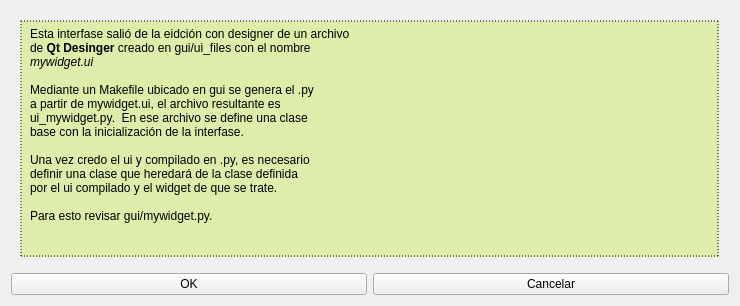
<?xml version="1.0" encoding="UTF-8"?>
<ui version="4.0">
 <class>MyWidget</class>
 <widget class="QWidget" name="MyWidget">
  <property name="geometry">
   <rect>
    <x>0</x>
    <y>0</y>
    <width>740</width>
    <height>300</height>
   </rect>
  </property>
  <property name="windowTitle">
   <string>Form</string>
  </property>
  <layout class="QVBoxLayout" name="verticalLayout">
   <item>
    <widget class="QLabel" name="label">
     <property name="styleSheet">
      <string notr="true">QLabel {
	padding: 5px;
	margin: 10px;
	border: 1px dotted #000;
    background: #dea;
}</string>
     </property>
     <property name="text">
      <string>&lt;!DOCTYPE HTML PUBLIC &quot;-//W3C//DTD HTML 4.0//EN&quot; &quot;http://www.w3.org/TR/REC-html40/strict.dtd&quot;&gt;
&lt;html&gt;&lt;head&gt;&lt;meta name=&quot;qrichtext&quot; content=&quot;1&quot; /&gt;&lt;style type=&quot;text/css&quot;&gt;
p, li { white-space: pre-wrap; }
&lt;/style&gt;&lt;/head&gt;&lt;body style=&quot; font-family:'DejaVu Sans'; font-size:9pt; font-weight:400; font-style:normal;&quot;&gt;
&lt;p style=&quot; margin-top:0px; margin-bottom:0px; margin-left:0px; margin-right:0px; -qt-block-indent:0; text-indent:0px;&quot;&gt;Esta interfase salió de la eidción con designer de un archivo &lt;/p&gt;
&lt;p style=&quot; margin-top:0px; margin-bottom:0px; margin-left:0px; margin-right:0px; -qt-block-indent:0; text-indent:0px;&quot;&gt;de &lt;span style=&quot; font-weight:600;&quot;&gt;Qt Desinger&lt;/span&gt; creado en gui/ui_files con el nombre&lt;/p&gt;
&lt;p style=&quot; margin-top:0px; margin-bottom:0px; margin-left:0px; margin-right:0px; -qt-block-indent:0; text-indent:0px;&quot;&gt;&lt;span style=&quot; font-style:italic;&quot;&gt;mywidget.ui&lt;/span&gt;&lt;/p&gt;
&lt;p style=&quot;-qt-paragraph-type:empty; margin-top:0px; margin-bottom:0px; margin-left:0px; margin-right:0px; -qt-block-indent:0; text-indent:0px;&quot;&gt;&lt;/p&gt;
&lt;p style=&quot; margin-top:0px; margin-bottom:0px; margin-left:0px; margin-right:0px; -qt-block-indent:0; text-indent:0px;&quot;&gt;Mediante un Makefile ubicado en gui se genera el .py&lt;/p&gt;
&lt;p style=&quot; margin-top:0px; margin-bottom:0px; margin-left:0px; margin-right:0px; -qt-block-indent:0; text-indent:0px;&quot;&gt;a partir de mywidget.ui, el archivo resultante es&lt;/p&gt;
&lt;p style=&quot; margin-top:0px; margin-bottom:0px; margin-left:0px; margin-right:0px; -qt-block-indent:0; text-indent:0px;&quot;&gt;ui_mywidget.py.  En ese archivo se define una clase&lt;/p&gt;
&lt;p style=&quot; margin-top:0px; margin-bottom:0px; margin-left:0px; margin-right:0px; -qt-block-indent:0; text-indent:0px;&quot;&gt;base con la inicialización de la interfase.&lt;/p&gt;
&lt;p style=&quot;-qt-paragraph-type:empty; margin-top:0px; margin-bottom:0px; margin-left:0px; margin-right:0px; -qt-block-indent:0; text-indent:0px;&quot;&gt;&lt;/p&gt;
&lt;p style=&quot; margin-top:0px; margin-bottom:0px; margin-left:0px; margin-right:0px; -qt-block-indent:0; text-indent:0px;&quot;&gt;Una vez credo el ui y compilado en .py, es necesario&lt;/p&gt;
&lt;p style=&quot; margin-top:0px; margin-bottom:0px; margin-left:0px; margin-right:0px; -qt-block-indent:0; text-indent:0px;&quot;&gt;definir una clase que heredará de la clase definida&lt;/p&gt;
&lt;p style=&quot; margin-top:0px; margin-bottom:0px; margin-left:0px; margin-right:0px; -qt-block-indent:0; text-indent:0px;&quot;&gt;por el ui compilado y el widget de que se trate.&lt;/p&gt;
&lt;p style=&quot;-qt-paragraph-type:empty; margin-top:0px; margin-bottom:0px; margin-left:0px; margin-right:0px; -qt-block-indent:0; text-indent:0px;&quot;&gt;&lt;/p&gt;
&lt;p style=&quot; margin-top:0px; margin-bottom:0px; margin-left:0px; margin-right:0px; -qt-block-indent:0; text-indent:0px;&quot;&gt;Para esto revisar gui/mywidget.py.&lt;/p&gt;
&lt;p style=&quot; margin-top:0px; margin-bottom:0px; margin-left:0px; margin-right:0px; -qt-block-indent:0; text-indent:0px;&quot;&gt;  &lt;/p&gt;
&lt;p style=&quot;-qt-paragraph-type:empty; margin-top:0px; margin-bottom:0px; margin-left:0px; margin-right:0px; -qt-block-indent:0; text-indent:0px;&quot;&gt;&lt;/p&gt;&lt;/body&gt;&lt;/html&gt;</string>
     </property>
    </widget>
   </item>
   <item>
    <layout class="QHBoxLayout" name="horizontalLayout">
     <item>
      <widget class="QPushButton" name="pushButton">
       <property name="text">
        <string>OK</string>
       </property>
      </widget>
     </item>
     <item>
      <widget class="QPushButton" name="pushButton_2">
       <property name="text">
        <string>Cancelar</string>
       </property>
      </widget>
     </item>
    </layout>
   </item>
  </layout>
 </widget>
 <resources/>
 <connections>
  <connection>
   <sender>pushButton_2</sender>
   <signal>clicked()</signal>
   <receiver>MyWidget</receiver>
   <slot>close()</slot>
   <hints>
    <hint type="sourcelabel">
     <x>490</x>
     <y>234</y>
    </hint>
    <hint type="destinationlabel">
     <x>548</x>
     <y>297</y>
    </hint>
   </hints>
  </connection>
 </connections>
</ui>
